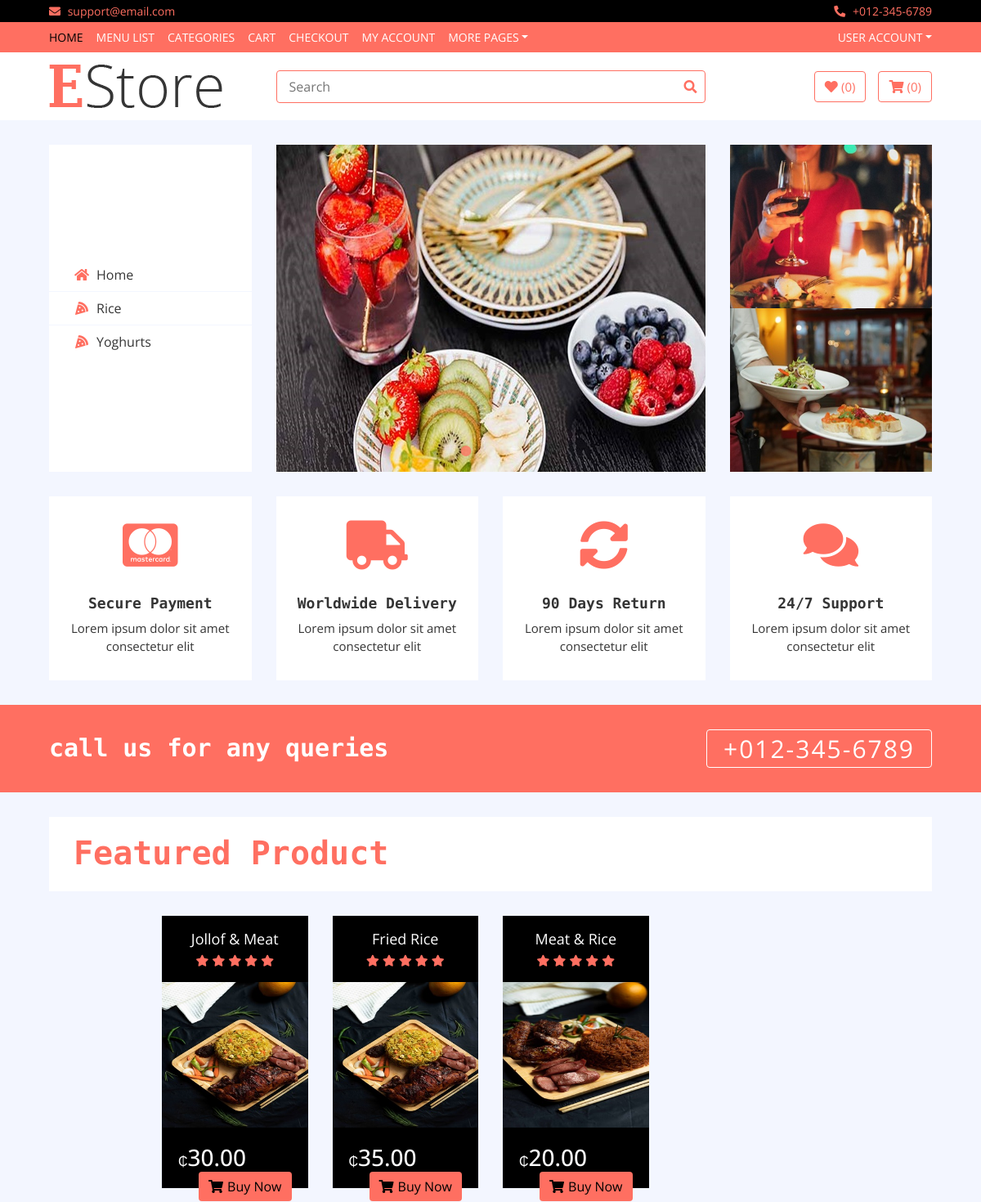
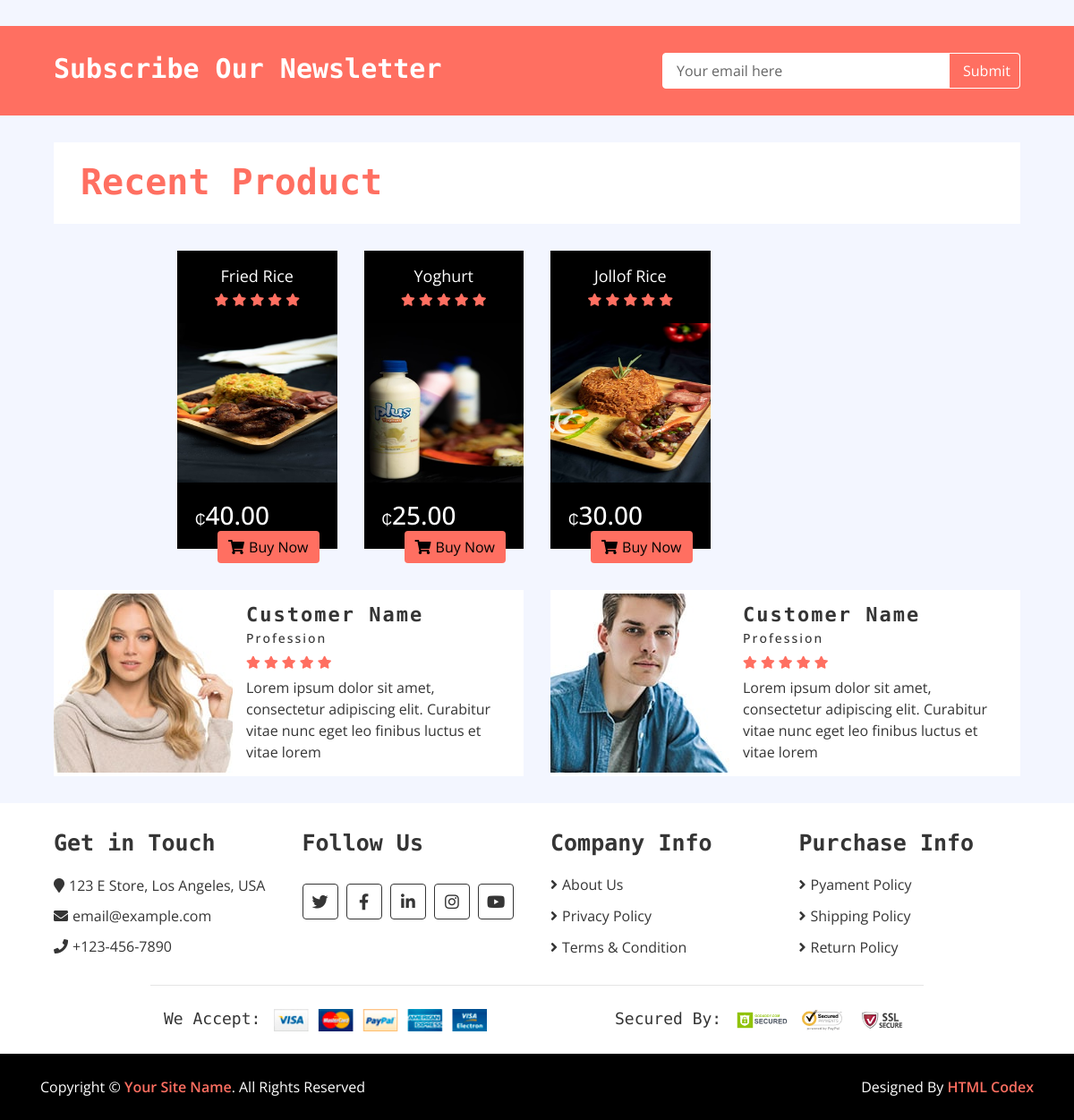
/ (signed in), run on the app's committed database (2 pictures, top to bottom).
### core/models.py (models this page shows, shortened)
class Category(models.Model):
    cid = models.UUIDField(default=uuid.uuid4, editable=False, unique = True )
    title = models.CharField(max_length = 200)
    image = models.ImageField(upload_to="category_Images/")
    description = models.CharField(max_length = 300)
    class Meta:
        verbose_name_plural ="Categories"

class MenuItem(models.Model):
    mid = models.UUIDField(default=uuid.uuid4, editable=False, unique=True)
    user = models.ForeignKey(User, on_delete=models.SET_NULL, null=True,)
    title = models.CharField(max_length=200)
    category= models.ForeignKey(Category, on_delete=models.SET_NULL, null= True, related_name="category")
    image = models.ImageField(upload_to="menu_Images/")
    price = models.DecimalField(max_digits=9, decimal_places=2, default="0.00")
    item_status = models.CharField(choices=STATUS, max_length=100, default="in_review")
    featured = models.BooleanField(default=False)
    recent = models.BooleanField(default=False)
    description = RichTextUploadingField(null=True, blank=True)
    specification = RichTextUploadingField(null= True, blank = True)

### core/views.py (the view)
# urls.py: 2. Add a URL to urlpatterns:  path('', views.home, name='home')
def home(request):
	menu_item = MenuItem.objects.filter(item_status = "published", featured = True, recent=False).order_by('-id')
	recent_item = MenuItem.objects.filter(item_status="published", recent=True).order_by('-id')
	context = {
		'menu_item':menu_item,
		'recent_item':recent_item,
	}
	return render(request, "core/index.html", context)

### core/context_processor.py (called while the page is built)
def default(request):
    categories = Category.objects.all()
    context = {
        'categories':categories,
    }
    return context

### core/templates/core/index.html (shortened to what this page needs)
{% extends 'partials/base.html'%}
{% block content %}
{% load static %}
        <div class="header">
            <div class="container-fluid">
                <div class="row">
                    <div class="col-md-3">
                        <nav class="navbar bg-light">
                            <ul class="navbar-nav">
                                <li class="nav-item">
                                    <a class="nav-link" href="#"><i class="fa fa-home"></i>Home</a>
                                </li>
                                {% for c in categories %}
                                <li class="nav-item">
                                    <a class="nav-link" href="{% url 'core:category_menu_list' c.cid %}"><i class="fas fa-pizza-slice"></i>{{c.title}}</a>
                                </li>
                                {% endfor %}
                            </ul>
                        </nav>
                    </div>
                    <div class="col-md-6">
                        <div class="header-slider normal-slider">
                            <div class="header-slider-item">
                                <img src="{% static 'img/slider 1.jpg' %}" alt="Slider Image" />
                            </div>
                        </div>
                    </div>
                    <div class="col-md-3">
                        <div class="header-img">
                            <div class="img-item">
                                <img src="{% static 'img/category1.jpg' %}" />
                            </div>
                            <div class="img-item">
                                <img src="{% static 'img/category2.jpg' %}" />
                            </div>
                        </div>
                    </div>
                </div>
            </div>
        </div>
        <div class="feature">
            <div class="container-fluid">
                <div class="row align-items-center">
                    <div class="col-lg-3 col-md-6 feature-col">
                        <div class="feature-content">
                            <i class="fab fa-cc-mastercard"></i>
                            <h2>Secure Payment</h2>
                            <p>
                                Lorem ipsum dolor sit amet consectetur elit
                            </p>
                        </div>
                    </div>
                    <div class="col-lg-3 col-md-6 feature-col">
                        <div class="feature-content">
                            <i class="fa fa-truck"></i>
                            <h2>Worldwide Delivery</h2>
                            <p>
                                Lorem ipsum dolor sit amet consectetur elit
                            </p>
                        </div>
                    </div>
                    <div class="col-lg-3 col-md-6 feature-col">
                        <div class="feature-content">
                            <i class="fa fa-sync-alt"></i>
                            <h2>90 Days Return</h2>
                            <p>
                                Lorem ipsum dolor sit amet consectetur elit
                            </p>
                        </div>
                    </div>
                    <div class="col-lg-3 col-md-6 feature-col">
                        <div class="feature-content">
                            <i class="fa fa-comments"></i>
                            <h2>24/7 Support</h2>
                            <p>
                                Lorem ipsum dolor sit amet consectetur elit
                            </p>
                        </div>
                    </div>
                </div>
            </div>
        </div>
        <div class="call-to-action">
            <div class="container-fluid">
                <div class="row align-items-center">
                    <div class="col-md-6">
                        <h1>call us for any queries</h1>
                    </div>
                    <div class="col-md-6">
                        <a href="tel:0123456789">+012-345-6789</a>
                    </div>
                </div>
            </div>
        </div>
        <div class="featured-product product">
            <div class="container-fluid">
                <div class="section-header">
                    <h1>Featured Product</h1>
                </div>
                <div class="row align-items-center product-slider product-slider-4">
                    {% for i in menu_item %}
                    <div class="col-lg-3">
                        <div class="product-item">
                            <div class="product-title">
                                <a href="{% url 'core:menu_detail' i.mid %}">{{i.title}}</a>
                                <div class="ratting">
                                    <i class="fa fa-star"></i>
                                    <i class="fa fa-star"></i>
                                    <i class="fa fa-star"></i>
                                    <i class="fa fa-star"></i>
                                    <i class="fa fa-star"></i>
                                </div>
                            </div>
                            <div class="product-image">
                                <a href="{% url 'core:menu_detail' i.mid %}">
                                    <img src="{{i.image.url}}" alt="Product Image">
                                </a>
                            </div>
                            <div class="product-price">
                                <h3><span>₵</span>{{i.price}}</h3>
                                <a class="btn" href=""><i class="fa fa-shopping-cart"></i>Buy Now</a>
                            </div>
                        </div>
                    </div>
                    {% endfor %}
                </div>
            </div>
        </div>
        <div class="newsletter">
            <div class="container-fluid">
                <div class="row">
                    <div class="col-md-6">
                        <h1>Subscribe Our Newsletter</h1>
                    </div>
                    <div class="col-md-6">
                        <div class="form">
                            <input type="email" value="Your email here">
                            <button>Submit</button>
                        </div>
                    </div>
                </div>
            </div>
        </div>
        <div class="recent-product product">
            <div class="container-fluid">
                <div class="section-header">
                    <h1>Recent Product</h1>
                </div>
                <div class="row align-items-center product-slider product-slider-4">
                    {% for item in recent_item %}
                    <div class="col-lg-3">
                        <div class="product-item">
                            <div class="product-title">
                                <a href="{% url 'core:menu_detail' item.mid %}">{{item.title}}</a>
                                <div class="ratting">
                                    <i class="fa fa-star"></i>
                                    <i class="fa fa-star"></i>
                                    <i class="fa fa-star"></i>
                                    <i class="fa fa-star"></i>
                                    <i class="fa fa-star"></i>
                                </div>
                            </div>
                            <div class="product-image">
                                <a href="product-detail.html">
                                    <img src="{{item.image.url}}" alt="Product Image">
                                </a>
                            </div>
                            <div class="product-price">
                                <h3><span>₵</span>{{item.price}}</h3>
                                <a class="btn" href=""><i class="fa fa-shopping-cart"></i>Buy Now</a>
                            </div>
                        </div>
                    </div>
                    {% endfor %}
                </div>
            </div>
        </div>
        <div class="review">
            <div class="container-fluid">
                <div class="row align-items-center review-slider normal-slider">
                    <div class="col-md-6">
                        <div class="review-slider-item">
                            <div class="review-img">
                                <img src="{% static 'img/review-1.jpg' %}" alt="Image">
                            </div>
                            <div class="review-text">
                                <h2>Customer Name</h2>
                                <h3>Profession</h3>
                                <div class="ratting">
                                    <i class="fa fa-star"></i>
                                    <i class="fa fa-star"></i>
                                    <i class="fa fa-star"></i>
                                    <i class="fa fa-star"></i>
                                    <i class="fa fa-star"></i>
                                </div>
                                <p>
                                    Lorem ipsum dolor sit amet, consectetur adipiscing elit. Curabitur vitae nunc eget leo finibus luctus et vitae lorem
                                </p>
                            </div>
                        </div>
                    </div>
                    <div class="col-md-6">
                        <div class="review-slider-item">
                            <div class="review-img">
                                <img src="{% static 'img/review-2.jpg' %}" alt="Image">
                            </div>
                            <div class="review-text">
                                <h2>Customer Name</h2>
                                <h3>Profession</h3>
                                <div class="ratting">
                                    <i class="fa fa-star"></i>
                                    <i class="fa fa-star"></i>
                                    <i class="fa fa-star"></i>
                                    <i class="fa fa-star"></i>
                                    <i class="fa fa-star"></i>
                                </div>
                                <p>
                                    Lorem ipsum dolor sit amet, consectetur adipiscing elit. Curabitur vitae nunc eget leo finibus luctus et vitae lorem
                                </p>
                            </div>
                        </div>
                    </div>
                </div>
            </div>
        </div>
{% endblock content %}

### data on the page
Category: title "Rice"
Category: title "Yoghurts"
MenuItem: title "Jollof & Meat", image (picture), price "30.00"
MenuItem: title "Fried Rice", image (picture), price "35.00"
MenuItem: title "Meat & Rice", image (picture), price "20.00"
MenuItem: title "Fried Rice", image (picture), price "40.00"
MenuItem: title "Yoghurt", image (picture), price "25.00"
MenuItem: title "Jollof Rice", image (picture), price "30.00"
